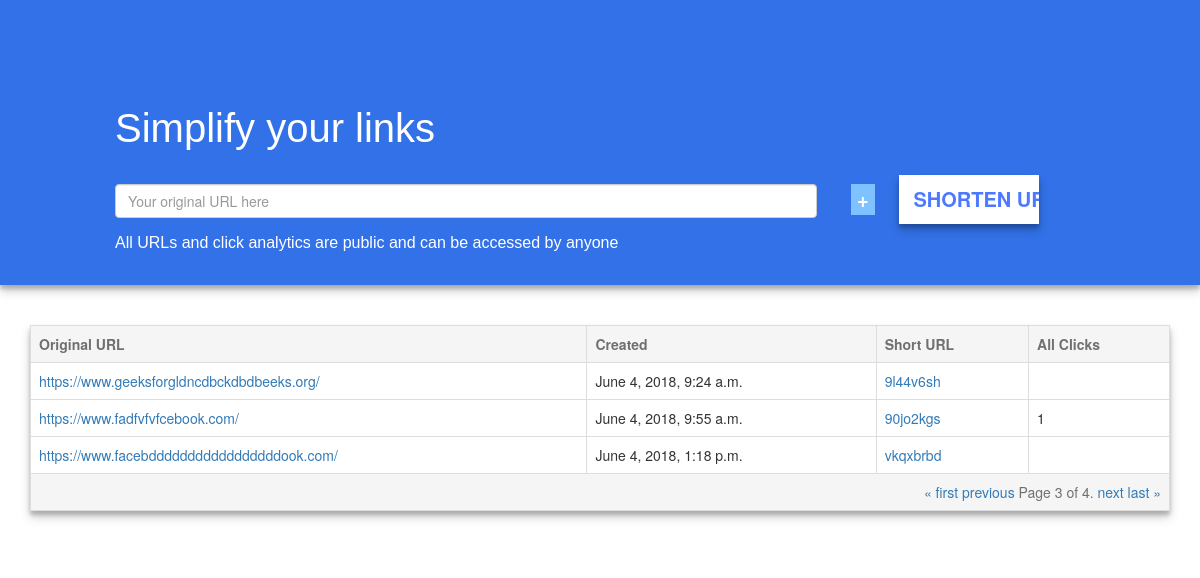
/?page=3, run on the app's committed database.
### shortener/models.py (models this page shows, shortened)
class thwURL(models.Model):
	url         = models.CharField(max_length=220, validators=[validate_url, validate_dot_com])
	shortcode   = models.CharField(max_length=8,unique=True)
	updated     = models.DateTimeField(auto_now=True,blank=False)
	timestamp   = models.DateTimeField(auto_now_add=True,blank=False)
	t_created   = models.DateTimeField(default=datetime.now, blank=False)
	active      = models.BooleanField(default=True)
	ccount      = models.IntegerField(default=0)
	objects = thwURLManager()

### analytics/models.py (models this page shows, shortened)
class ClickEvent(models.Model):
	thw_url     = models.OneToOneField(thwURL, on_delete=models.DO_NOTHING)
	count       = models.IntegerField(default=0 )
	updated     = models.DateTimeField(auto_now=True)
	timestamp   = models.DateTimeField(auto_now_add=True)
	objects     = ClickEventManager()

### shortener/views.py (the view, shortened to what this page needs)
# urls.py: url(r'^$', HomeView.as_view()),
class HomeView(View):
	def get(self, request, *args, **kwargs):
	 	the_form = SubmitUrlForm()
	 	b =	thwURL.objects.all()
	 	paginator = Paginator(b, 3)
	 	page = request.GET.get('page')
	 	try:
	 		b = paginator.page(page)
	 	except PageNotAnInteger:
	 		b = paginator.page(1)
	 	except EmptyPage:
	 		b = paginator.page(paginator.num_pages)
	 	context = {
	 		"title": "",
	 		"form": the_form,
	 		"bb":b
	 		}
	 	return render(request, "shortener/home.html", context)

### shortener/forms.py (shortened to what this page needs)
class SubmitUrlForm(forms.Form):
    url = forms.CharField(
            label='',
            validators=[validate_url],
            widget = forms.TextInput(
                    attrs ={
                        "placeholder": "Your original URL here",
                        "class": "form-control"
                        }
                )
            )

### shortener/models.py (called while the page is built)
	def all(self, *args, **kwargs):
		qs_main = super(thwURLManager, self).all(*args,**kwargs)
		qs = qs_main.filter(active=True)
		return qs

### shortener/templates/shortener/home.html (shortened to what this page needs)
{% extends 'base.html' %}
{% block styles %}
  <link rel="stylesheet" href="https://maxcdn.bootstrapcdn.com/bootstrap/3.3.7/css/bootstrap.min.css">
{% endblock styles %}
{% block content %}
  <div class="col-sm-12" ;" style="margin-bottom: 40px;box-shadow: 0 4px 4px 0 rgba(0,0,0,0.2), 0 6px 10px 0 rgba(0,0,0,0.19);" >
    <p style="color:white;
	font-family: sans-serif;
	font-size: 40px;
	margin-left: 100px; margin-top:80px" >Simplify your links</p>
    <div style=" padding: 0px;
    width: 60%;
    margin-left: 100px;
    display: inline-block;
    border: none;
    border-radius: 10px;
    margin-right: 20px;
    box-sizing: border-box;">
                <form method='POST' action='.'> {% csrf_token %}
                    {{ form.as_p }}</div>
                <input class='' type='button' value='+' id="add" >
                <input class='' type='submit' value='SHORTEN URL' >
                <p style="color:white;
    font-family: sans-serif;
    font-size: 16px;
    margin-left: 100px; " >All URLs and click analytics are public and can be accessed by anyone</p>
            </div>
<div id="table-dis" class="container"class="pagination"style=" background-color: white">
  <table class="table table-hover table-bordered" style="box-shadow: 0 4px 4px 0 rgba(0,0,0,0.2), 0 6px 10px 0 rgba(0,0,0,0.19);" >
    <tr style="background-color: #F5F5F5;color: #707070">
      <th id="longurl">Original URL</th>
      <th>Created</th>
      <th>Short URL</th>
      <th>All Clicks</th>
    </tr>{% for burl in bb %}
      <tr>
      <td><a href="{{ burl.url}}" target="_blank">{{ burl.url }}</td>
      <td>{{ burl.t_created}}</td>
      <td><a href="{{ burl.shortcode}}" target="_blank">{{ burl.shortcode}}</a> </td>
      <td>{{ burl.clickevent.count }} </td>
    </tr>{% endfor %}
    <tr style="background-color: #F5F5F5;color: #707070; text-align: right;" >
      <td colspan="4"> <span class="step-links">
        {% if bb.has_previous %}
            <a href="?page=1">&laquo; first</a>
            <a href="?page={{ bb.previous_page_number }}">previous</a>
        {% endif %}
        <span class="current">
            Page {{ bb.number }} of {{ bb.paginator.num_pages }}.
        </span>
        {% if bb.has_next %}
            <a href="?page={{ bb.next_page_number }}">next</a>
            <a href="?page={{ bb.paginator.num_pages }}">last &raquo;</a>
        {% endif %}
    </span></td>
    </tr>
  </table>
{% endblock content %}

### shortener/templates/shortener/home.html (style rules this page uses)
input[type=button] { border-radius: 0px; background-color: #80c1ff; border: none; color: white; margin-left: 10px; text-align: center; font-weight: bold; display: inline-block; cursor: pointer; font-size: 20px; }
input[type=submit] { width: 12%; border: none; display: inline-block; font-size: 20px; font-weight: bold; background-color:white ; color: #4d79ff; padding: 10px 15px; margin: 8px 0; margin-left: 20px; cursor: pointer; box-shadow: 0 4px 4px 0 rgba(0,0,0,0.2), 0 6px 10px 0 rgba(0,0,0,0.19); border-radius: 0px; }
div { border-radius: 0px; background-color:#3271e7 ; padding: 20px; }

### data on the page
thwURL: url "https://www.geeksforgldncdbckdbdbeeks.org/", t_created "June 4, 2018, 9:24 a.m.", shortcode "9l44v6sh"
thwURL: url "https://www.fadfvfvfcebook.com/", t_created "June 4, 2018, 9:55 a.m.", shortcode "90jo2kgs", clickevent.count "1"
thwURL: url "https://www.facebdddddddddddddddddook.com/", t_created "June 4, 2018, 1:18 p.m.", shortcode "vkqxbrbd"

### other printed values
{{ bb.number }} "3"
{{ bb.paginator.num_pages }} "4"
